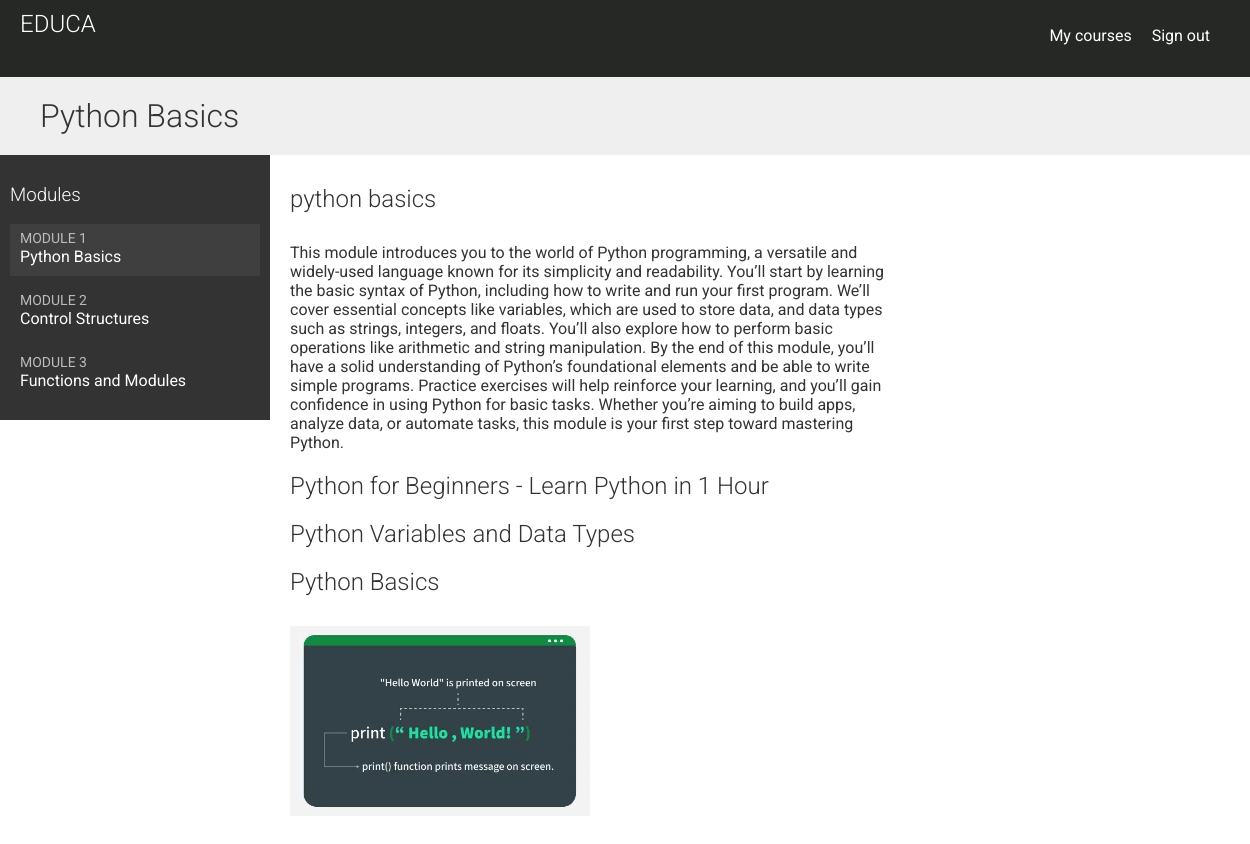
/students/course/11/ (signed in), run on the app's committed database.
### courses/models.py (models this page shows, shortened)
class Module(models.Model):
    course = models.ForeignKey(Course, related_name="modules", on_delete=models.CASCADE)
    title = models.CharField(max_length=200)
    description = models.TextField(blank=True)
    order = OrderField(blank=True, for_fields=["course"])
    class Meta:
        ordering = ["order"]

class Content(models.Model):
    module = models.ForeignKey(
        Module, related_name="contents", on_delete=models.CASCADE
    )
    content_type = models.ForeignKey(
        ContentType,
        on_delete=models.CASCADE,
        limit_choices_to={"model__in": ("text", "file", "image", "video")},
    )
    object_id = models.PositiveIntegerField()
    item = GenericForeignKey("content_type", "object_id")
    order = OrderField(blank=True, for_fields=["module"])
    class Meta:
        ordering = ["order"]

class ItemBase(models.Model):
    owner = models.ForeignKey(
        User, related_name="%(class)s_related", on_delete=models.CASCADE
    )
    title = models.CharField(max_length=250)
    created = models.DateTimeField(auto_now_add=True)
    updated = models.DateTimeField(auto_now=True)
    class Meta:
        abstract = True
    def render(self):
        return render_to_string(
            f'courses/content/{self._meta.model_name}.html',
            {'item': self}
        )

class Text(ItemBase):
    content = models.TextField()

class Video(ItemBase):
    url = models.URLField()

class Image(ItemBase):
    file = models.FileField(upload_to="images")

### students/views.py (the view)
class StudentCourseDetailView(DetailView):
    model = Course
    template_name = 'students/course/detail.html'
    def get_queryset(self):
        qs = super().get_queryset()
        return qs.filter(students__in=[self.request.user])
    def get_context_data(self, **kwargs):
        context = super().get_context_data(**kwargs)
        course = self.get_object()
        if 'module_id' in self.kwargs:
            context['module'] = course.modules.get(id=self.kwargs['module_id'])
        else:
            context['module'] = course.modules.all()[0]
        return context

### students/templates/students/course/detail.html (shortened to what this page needs)
{% extends 'base.html' %}
{% load cache %}
{% block content %}
  <h1>{{ module.title }}</h1>
  <div class="contents">
    <h3>Modules</h3>
    <ul id="modules">
      {% for m in object.modules.all %}
      <li data-id="{{ m.id }}" {% if m == module %}class="selected"{% endif %}>
        <a href="{% url 'student_course_detail_module' object.id m.id %}">
          <span>Module <span class="order">{{ m.order|add:1 }}</span></span>
          <br />
          {{ m.title }}
        </a>
      </li>
      {% empty %}
        <li>No modules yet.</li>
      {% endfor %}
    </ul>
  </div>
  <div class="module">
    {% for content in module.contents.all %}
      {% with item=content.item %}
        <h2>{{ item.title }}</h2>
        {{ item.render }}
      {% endwith %}
    {% endfor %}
  </div>
{% endblock %}

### courses/templates/base.html (shortened to what this page needs)
{% load static %}
<!DOCTYPE html>
<html>
  <head>
    <link href="{% static 'css/base.css' %}" rel="stylesheet" />
  </head>
  <body>
    <div id="header">
      <a href="/" class="logo">Educa</a>
      <ul class="menu">
        <li>
           {% if request.user.is_authenticated %}
      <p>
        <a href="{% url 'student_course_list' %}">My courses</a>
      </p>
    {% endif %}
        {% if request.user.is_authenticated %}
          <li>
            <a href="{% url 'logout' %}">Sign out</a>
          </li>
        {% else %}
          <li>
            <a href="{% url 'login' %}">Sign in</a>
          </li>
        {% endif %}
      </ul>
    </div>
    <div id="content">
      {% block content %}
      {% endblock %}
    </div>
  </body>
</html>

### courses/templates/courses/content/text.html
{{ item.content|linebreaks }}

### courses/templates/courses/content/video.html (shortened to what this page needs)
{% load embed_video_tags %}

### courses/templates/courses/content/image.html
<p>
  <img src="{{ item.file.url }}" alt="{{ item.title }}" style="max-width: 50%; max-height: 300px;" />
</p>

### courses/static/css/base.css (style rules this page uses)
body { margin:0; font-family:'Roboto', sans-serif; font-weight:400; color:#333; }
a { color:#585353b8; text-decoration:none; }
ul { float:left; }
h1, h2, h3, h4, h5, h6 { font-family:'Roboto', sans-serif; font-weight:300; }
h1 { background:#efefef; width:100%; overflow:auto; padding:20px 0 20px 40px; margin:0; }
.module { margin-left: 25; align-items: flex-start; padding:10px 20px; float:left; width:600px; }
.module p { margin:10px 0 20px; width:100%; float:left; }
#header { background:#252825; overflow:auto; padding:10px 20px; border-bottom:6px solid #252825; }
#header .logo { text-decoration:none; font-family:'Roboto', sans-serif; font-weight:300; text-transform:uppercase; font-size:24px; color:#fff; float:left; }
#header a { color:#fff; }
#header .menu { float:right; margin:0; padding:0; }
#header li { display:inline-block; margin-right:20px; }
.contents { width:20%; padding:10px; float:left; background:#333; color: #fff; font-family:'Roboto', sans-serif; }
.contents ul { list-style:none; margin:0; padding:0; width:100%; }
.contents ul li { margin:0 0 10px 0; padding:4px 10px 10px; overflow:auto; cursor:move; }
.contents ul li.selected { background:#3f3f3f; }
.contents ul span { text-transform:uppercase; color:#bbb; font-size:14px; }
.contents ul a { display:block; color:#fff; text-decoration:none; }
.contents a { color:#efefef; }

### data on the page
Module: title "Python Basics", order|add "1"
Module: order|add "2", title "Control Structures"
Module: order|add "3", title "Functions and Modules"
Content: item "python basics", item.content "This module introduces you to the world of Python programming, a versatile and widely-used language known for its simplicity and readability. You’ll start by learning the basic syntax of Python, including how to write and run your first program. We’ll cover essential concepts like variables, which are used to store data, and data types such as strings, integers, and floats. You’ll also explore how to perform basic operations like arithmetic and string manipulation. By the end of this module, you’ll have a solid understanding of Python’s foundational elements and be able to write simple programs. Practice exercises will help reinforce your learning, and you’ll gain confidence in using Python…"
Content: item "Python for Beginners - Learn Python in 1 Hour"
Content: item "Python Variables and Data Types"
Content: item "Python Basics", item.file (picture)
